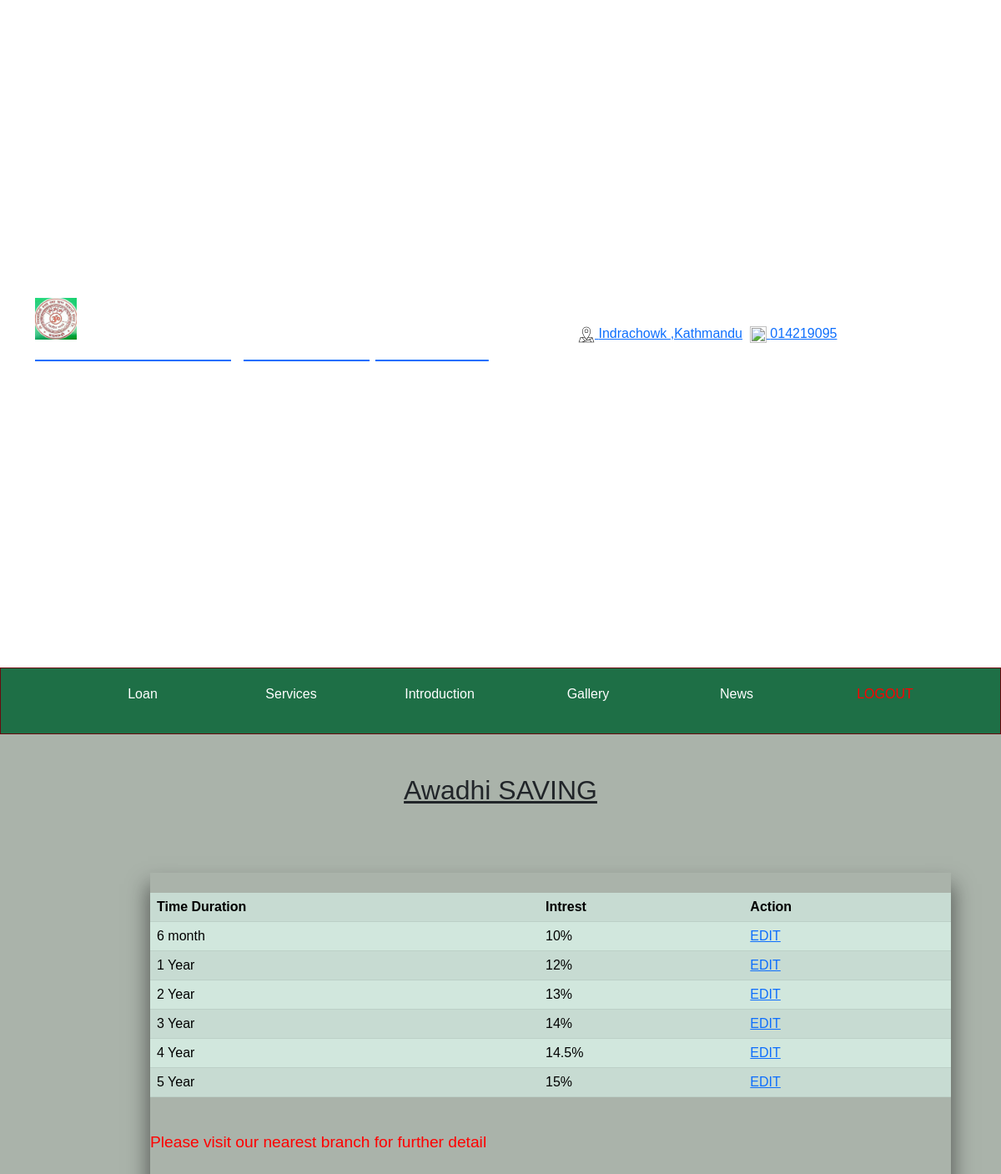
Page /awadhi_admin.php (signed in) on the committed database.
### tables this page shows
CREATE TABLE `time_duration_bachat` (
  `id` int(11) NOT NULL,
  `time` varchar(10) DEFAULT NULL,
  `intrest` varchar(6) DEFAULT NULL
);

### awadhi_admin.php (the view, shortened to what this page needs)
<?php
if(!isset($_SESSION['admin_id'])){
  header('location: admin_login.php');
}
else{
?>
<html>
    <head>
        <link href="https://cdn.jsdelivr.net/npm/bootstrap@5.1.1/dist/css/bootstrap.min.css" rel="stylesheet">
	<link rel="stylesheet" href="css/style.css">
</head>
<body>
    <?php include('portion/menu_admin.php'); ?>
    <br><br>
    <u><h2 align=center>Awadhi SAVING</h2></u>
    <div class="about-sec-tb">
    <table class="table table-success table-striped">
  <tr>
      <th>Time Duration</th>
      <th>Intrest</th>
      <th>Action</th>
  </tr>
    <?php
$con = mysqli_connect('localhost','root','') or die(mysqli_error($con));
mysqli_select_db($con,'finance') or die(mysqli_error($con));
$query = "SELECT * FROM time_duration_bachat";
$result = mysqli_query($con,$query)or die(mysqli_error($con));
while ($arr = mysqli_fetch_array($result,MYSQLI_ASSOC)) {
    ?>
    <tr>
      <td><?php echo $arr['time']; ?></td>
      <td><?php echo $arr['intrest']; ?></td>
      <?php echo "&nbsp;<td><a href='awadhi_update_page.php?id=".$arr['id']."'>EDIT</a>"; }?>
  </tr>
</table>
<br>
<p style="color:red; font-size:120%">Please visit our nearest branch for further detail</p>
<br>
</div>
</body>
</html>
<?php
}
?>

### css/style.css (style rules this page uses)
* { padding: 0; margin: 0; }
body { background-color:#aab3aa ; box-sizing: border-box; font-family: sans-serif; }
.about-sec-tb { margin-top: 10vh; margin-left: 22.5vh; margin-bottom: 10vh; border: 1px black; width: 80%; -webkit-box-shadow: 0px 17px 23px 3px rgba(26,25,25,0.55); -moz-box-shadow: 0px 17px 23px 3px rgba(26,25,25,0.55); box-shadow: 0px 17px 23px 3px rgba(26,25,25,0.55); }

### rows in the picture
time_duration_bachat: time "6 month", intrest "10%"
time_duration_bachat: time "1 Year", intrest "12%"
time_duration_bachat: time "2 Year", intrest "13%"
time_duration_bachat: time "3 Year", intrest "14%"
time_duration_bachat: time "4 Year", intrest "14.5%"
time_duration_bachat: time "5 Year", intrest "15%"
